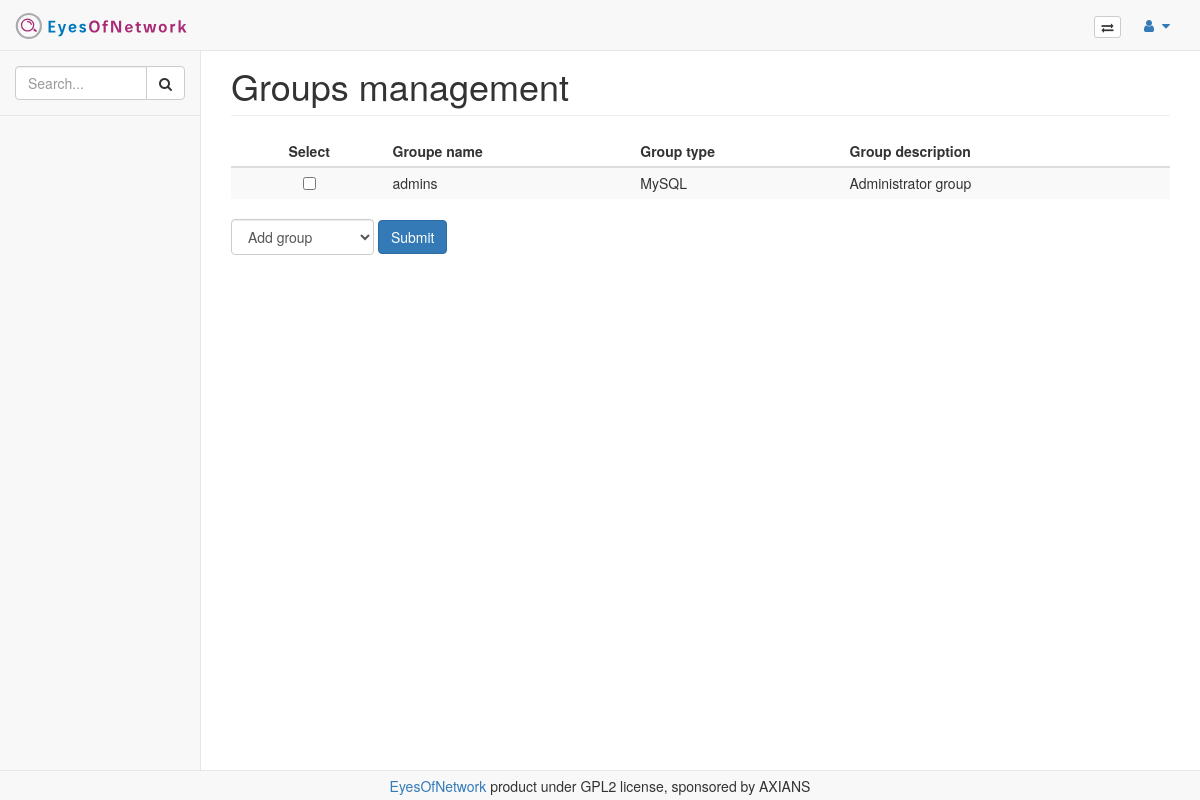
The page /module/admin_group/index.php on the database its author committed.
### tables this page shows
CREATE TABLE `groups` (
  `group_id` int(11) unsigned NOT NULL AUTO_INCREMENT,
  `group_name` varchar(255) NOT NULL,
  `group_descr` text,
  `group_dn` varchar(255) DEFAULT NULL,
  `group_type` tinyint(1) DEFAULT NULL,
  PRIMARY KEY (`group_id`,`group_name`)
);

### include/classes/Translator.class.php (called while the page is built, shortened)
<?php
class Translator
{
	private $dictionnary_content;
	public function __construct()
	{
		$lang = 0;
		if($lang) {
			$GLOBALS['langformat']=$lang;
		}
		elseif(isset($_SERVER['HTTP_ACCEPT_LANGUAGE'])){
			$lang = explode(",",$_SERVER['HTTP_ACCEPT_LANGUAGE']);
			$lang = strtolower(substr(chop($lang[0]),0,2));
		}
	}
	public function getFile($file,$file_custom)
	{
		$lang=$GLOBALS['langformat'];
		$path_tmp=$file."-$lang.json";
		$path_tmp_custom=$file_custom.".json";
		$path_tmp_custom_lang=$file_custom."-$lang.json";
		$file=$file.".json";
		return $file;
	}
	public function initFile($file,$file_custom)
	{
		global $path_messages_custom;
		$lang=$GLOBALS['langformat'];
		$file_final = $this->getFile($file,$file_custom);
		if(preg_match("#$path_messages_custom#", $file_final)) {
			if(preg_match("#".$path_messages_custom."-".$lang."#", $file_final)){
				$file=$file."-".$lang;
			}
			$messages_custom=json_decode(file_get_contents($file_final),true);
			$messages=json_decode(file_get_contents($file.".json"),true);
			$messages_all=array_merge($messages,$messages_custom);
			$this->dictionnary_content = json_encode($messages_all);
		}
		else {
			$this->dictionnary_content = file_get_contents($file_final);
		}
		return $this->dictionnary_content;
	}
	public function createPHPDictionnary()
	{
		$dictionnary = json_decode($this->dictionnary_content, true);
		return $dictionnary;
	}
}
?>

### include/function.php (called while the page is built, shortened)
<?php
include("classes/Translator.class.php");
function sql($database, $sql = null, $datas = null, $arg = null){
	global $database_host;
	global $database_username;
	global $database_password;
	$type = str_word_count($sql, 1);
	$type = strtoupper($type[0]);
	try {
		$dbh = new PDO("mysql:host=$database_host;dbname=$database", $database_username, $database_password);
		if($sql != null){
			$stmt = $dbh->prepare($sql);
			if(is_array($datas)){
				$result = $stmt->execute($datas);
			} else {
				$result = $stmt->execute();
			}
			if($type == "SELECT"){
				if($arg != null){
					$result = $stmt->fetchAll($arg);
				} else {
					$result = $stmt->fetchAll();
				}
			}
			return $result;
		} else {
			return $dbh;
		}
    } catch (PDOException $e) {
        print "Erreur !: " . $e->getMessage() . "<br/>";
    }
}
function getLabel($reference){
        global $dictionnary;
        global $path_messages;
        global $path_messages_custom;
        global $t;
        if(!isset($t)) {
                $t = new Translator();
                $t->initFile($path_messages,$path_messages_custom);
                $dictionnary = $t->createPHPDictionnary();
        }
        if(isset($dictionnary[$reference])) {
                $label = $dictionnary[$reference];
        }
        else {
                $label = $reference;
        }
        return $label;
}
?>

### include/config.php (called while the page is built, shortened)
<?php
$path_eon="/srv/eyesofnetwork";
$path_eonweb="$path_eon/eonweb";
$path_frame="/module/module_frame/index.php?url=";
$path_images="/images";
$path_logo_navbar="$path_images/logo.svg";
$path_languages="$path_eonweb/include/languages";
$path_messages="$path_languages/messages";
$path_messages_custom="$path_languages/custom.messages";
?>

### module/admin_group/index.php (the view, shortened to what this page needs)
<?php
include("../../header.php");
include("../../side.php");
?>
<div id="page-wrapper">
	<div class="row">
		<div class="col-lg-12">
			<h1 class="page-header"><?php echo getLabel("label.admin_group.title"); ?></h1>
		</div>
	</div>
	<?php
	global $database_eonweb;
	$group_name_descr=sql($database_eonweb,"SELECT group_name,group_descr,group_id,group_type FROM groups ORDER BY group_name");
	$request = sql($database_eonweb, "SELECT auth_type FROM auth_settings");
	$conf_type=$request[0]["auth_type"];
	$ldap_conf = ($conf_type == "1") ? true : false;
	?>
	<form action="./index.php" method="GET" class="form-inline">
		<div class="dataTable_wrapper">
			<table class="table table-striped datatable-eonweb table-condensed">
				<thead>
				<tr>
					<th class="col-md-2 text-center"><?php echo getLabel("label.admin_group.select"); ?></th>
					<th><?php echo getLabel("label.admin_group.group_name"); ?></th>
					<th><?php echo getLabel("label.admin_group.group_type"); ?></th>
					<th><?php echo getLabel("label.admin_group.group_desc"); ?></th>
				</tr>
				</thead>
				<tbody>
				<?php
				foreach($group_name_descr as $line){
				$type = ($line[3] != "1") ? "MySQL" : "LDAP";
				?>
				<tr class="<?php echo $type; ?>">
					<td class="text-center">
						<?php
						if($line[2]=="1")
							echo "<input type='checkbox' name='group_selected[]' value='$line[2]' disabled>";
						else
							echo "<input type='checkbox' name='group_selected[]' value='$line[2]'>";
						?>
					</td>
					<td>
						<?php
						if($line[2]=="1")
							echo"$line[0]";
						else
							echo"<a href='./add_modify_group.php?group_id=$line[2]'>$line[0]</a>";
						?>
					</td>
					<td>
						<?php echo $type ?>
					</td>
					<td>
						<?php echo "$line[1]";?>
					</td>
				</tr>
				<?php
				}
				?>
				</tbody>
			</table>
		</div>
		<div class="form-group">
			<select class="form-control" name="group_mgt_list" size=1>
			<?php
			global $array_group_mgt;
			reset($array_group_mgt);
			$cpt = 1;
			while (list($mgt_name, $mgt_url) = each($array_group_mgt)) {
				if($cpt == 3){
					if($ldap_conf){
						echo "<option value='$mgt_url'>".getLabel($mgt_name)."</option>";
					}
				} else {
					echo "<option value='$mgt_url'>".getLabel($mgt_name)."</option>";
				}
				$cpt++;
			}
			?>
			</select>
		</div>
		<button id="mgt_group_submit" class="btn btn-primary" type="submit" name="action" value="submit"><?php echo getLabel("action.submit"); ?></button>
	</form>
	<br>
</div>
<?php include("../../footer.php"); ?>

### header.php (shortened to what this page needs)
<?php
include("include/config.php");
include("include/function.php");
?>
<!DOCTYPE html>
<html lang="<?php echo getLabel("label._lang"); ?>">
<head>
	<link href="/bower_components/bootstrap/dist/css/bootstrap.min.css" rel="stylesheet">
	<link href="/bower_components/metisMenu/dist/metisMenu.min.css" rel="stylesheet">
	<link href="/bower_components/datatables-plugins/integration/bootstrap/3/dataTables.bootstrap.css" rel="stylesheet">
	<link href="/bower_components/datatables-responsive/css/dataTables.responsive.css" rel="stylesheet">
	<link href="/bower_components/startbootstrap-sb-admin-2/dist/css/sb-admin-2.css" rel="stylesheet">
	<link href="/bower_components/font-awesome/css/font-awesome.min.css" rel="stylesheet" type="text/css">
	<link href="/bower_components/jquery-ui/themes/base/jquery-ui.min.css" rel="stylesheet">
	<link href="/bower_components/bootstrap-daterangepicker/daterangepicker.css" rel="stylesheet">
	<link href="/bower_components/bootstrap-select/dist/css/bootstrap-select.min.css" rel="stylesheet">
	<link href="/css/eonweb.css" rel="stylesheet">
	<?php
	$verif = 0;
	?>
</head>
<body <?php if($verif==1){ echo 'id='.$_SESSION["theme"];}?>>
<div id="wrapper">

### side.php (shortened to what this page needs)
<nav class="navbar navbar-default navbar-static-top" style="margin-bottom: 0">
	<div class="navbar-header">
		<a class="navbar-brand" href="/index.php">
			<img id="logo_eon" class="navbar-logo" src="<?php echo $path_logo_navbar; ?>" alt="logo eyesofnetwork">
		</a>
	</div>
	<ul class="nav navbar-top-links navbar-right">
		<li>
			<button id="menu-toggle" type="button" data-toggle="button" class="btn btn-default btn-xs">
				<i class="fa fa-exchange fa-fw"></i>
			</button>
		</li>
		<li class="dropdown">
			<a class="dropdown-toggle" data-toggle="dropdown" href="#">
				<i class="fa fa-user fa-fw"></i> <?php echo $_COOKIE['user_name']; ?> <i class="fa fa-caret-down"></i>
			</a>
		</li>
	</ul>
	<div id="sidebar-wrapper">
		<div class="navbar-default sidebar masked" role="navigation">
			<div class="sidebar-nav navbar-collapse">
				<ul id="side-menu" class="nav in">
					<?php if($_COOKIE['user_limitation'] == 0) : ?>
					<li class="sidebar-search">
						<form id="sideMenuSearch" method="get" action="<?php echo $path_frame; ?>" style="margin-bottom: 0;">
							<div class="input-group custom-search-form">
								<input name="s0_value" id="s0_value" class="form-control" type="text" placeholder="<?php echo getLabel("label.input.placeholder.search"); ?>" autocomplete="off" onFocus="my_ajax_search();">
								<span class="input-group-btn">
									<button class="btn btn-default" type="submit">
										<i class="fa fa-search"></i>
									</button>
								</span>
							</div>
						</form>
					</li>
					<?php endif; ?>
				</ul>
			</div>
		</div>
	</div>
</nav>

### footer.php (shortened to what this page needs)
</div>
<footer class="footer navbar navbar-default navbar-fixed-bottom">
	<div class="container">
		<div class="text-center">
			<a href="http://www.eyesofnetwork.com" target="_blank">EyesOfNetwork</a>
			<?php echo getLabel("label.footer.message"); ?>
		</div>
	</div>
</footer>
</body>
</html>

### css/eonweb.css (style rules this page uses)
body { overflow-x: hidden; }
#page-wrapper { padding-bottom: 40px; }
@media (min-width:768px) { #page-wrapper { margin: 0 0 0 200px; } }
@media (min-width:768px) { .sidebar { width: 200px; } }
.page-header { padding-bottom: 9px; margin: 15px 0 20px; border-bottom: 1px solid #eee; }
.navbar-logo { margin-top: -12px; margin-left: -16px; }
.navbar-brand > img { display: block; width: 204px; height: auto; }
.form-inline { margin-bottom: 10px; }
.table-striped tbody tr td { vertical-align: middle; }
.footer { height: 30px; line-height: 30px; min-height: 30px !important; text-align: center; margin-bottom: 0; }
.datatable-eonweb, .datatable-eonweb-ajax { border-spacing : 0 !important; width: 100% !important; }

### rows shown on the page
groups: group_name "admins", group_type "MySQL", group_descr "Administrator group"

### other values the page prints
getLabel("label.admin_group.title") "Groups management"
getLabel("label.admin_group.select") "Select"
getLabel("label.admin_group.group_name") "Groupe name"
getLabel("label.admin_group.group_type") "Group type"
getLabel("label.admin_group.group_desc") "Group description"
getLabel("action.submit") "Submit"
getLabel("label.footer.message") "product under GPL2 license, sponsored by AXIANS"
form field group_mgt_list "Add group"
